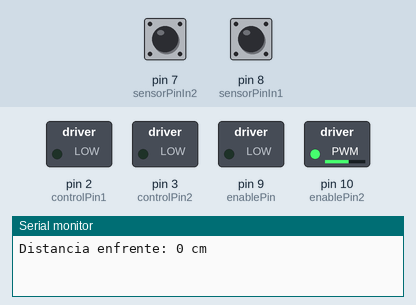
Recording of a sketch running on a simulated Arduino Uno, built with avr-gcc and run on an emulated ATmega328P. Shown: switched loads named in the sketch (green lamp = pin HIGH), the last lines printed to the serial monitor. The test bench sets the inputs (shaded band); at power-on: pin 7 (sensorPinIn2) LOW, pin 8 (sensorPinIn1) LOW. Pins used as bus, display or sensor lines are not drawn.

Above: at 1.2 s.
1.3 s: pin 7 (sensorPinIn2) pulsed HIGH 2 times (0.12 s each, 0.3 s apart)
At 2.4 s:
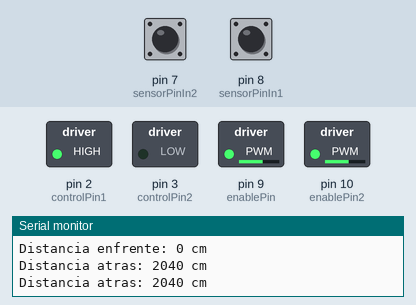
At 3.4 s:
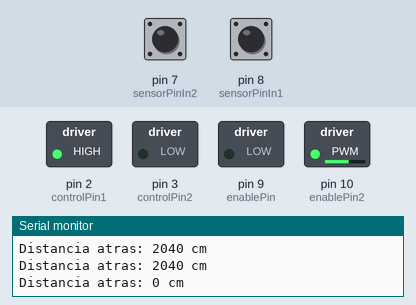
4.2 s: pin 8 (sensorPinIn1) pulsed HIGH 5 times (0.12 s each, 0.3 s apart)
At 6.2 s:
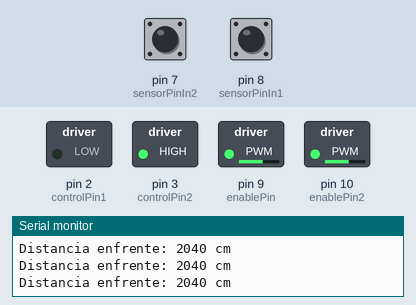
Timing chart, 0 to 8.0 s (numbered marks = the images above; inputs shaded):
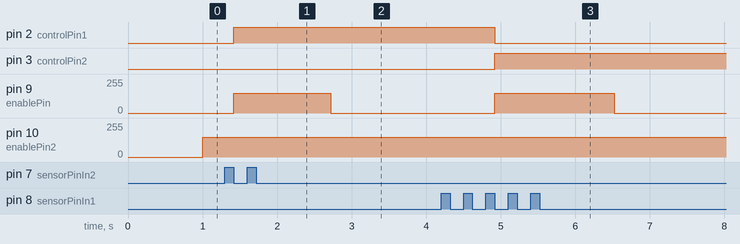

Measured:
- after the input at 1.3 s, pin 2 (controlPin1): LOW → HIGH after 0.12 s; pin 9 (enablePin): 0/255 → 150/255 after 0.12 s, → 0/255 1.3 s later
- after the input at 4.2 s, pin 2 (controlPin1): HIGH → LOW after 0.72 s; pin 3 (controlPin2): LOW → HIGH after 0.72 s; pin 9 (enablePin): 0/255 → 150/255 after 0.72 s, → 0/255 1.6 s later

The sketch:

CARRO.ino
```cpp
//variables de puente h
const int controlPin1 = 2;
const int controlPin2 = 3;
const int controlPin3 = 4;
const int controlPin4 = 5;
const int enablePin = 9;
const int enablePin2 = 10;
const int adelanteSwitch = 4;
const int atrasSwitch = 5;
const int sensorPinOut1 = 11;
const int sensorPinIn1 = 8;
const int sensorPinOut2 = 6;
const int sensorPinIn2 = 7;


//variables de motor
int motorEnabled = 0;
int motorSpeed = 150;
int motorDirection = 1;

//variables de sensor ultrasonico enfrente
long distancia;
long tiempo;

//variables sensor ultrasonico atras
long distancia2;
long tiempo2;

//variable de vuelta
char resp;

void setup(){
  pinMode(controlPin1, OUTPUT);
  pinMode(controlPin2, OUTPUT);
  pinMode(enablePin, OUTPUT);

  digitalWrite(enablePin, LOW);
  Serial.begin(9600);
  pinMode(sensorPinOut1,OUTPUT);  //salida de ultrasonico enfrente
  pinMode(sensorPinIn1,INPUT);    //entrada ultrasonico enfrente
  pinMode(sensorPinOut2,OUTPUT);  //salida de ultrasonico atras
  pinMode(sensorPinIn2,INPUT);    //entrada ultrasonico atras
}

void loop(){
 //estabilizar ultrasonico
 dist1();

 while(distancia <= 50){
  detener();
  derecha();
  dist2();                 //opcional
  while(distancia2 > 50){  //opcional
  reversa();
  dist2();                  //opcional
  }                        //opcional
//  delay(2000);
  detener();
  izquierda();
  dist1();
 }
     avanzar();
 }

 void dist1(){
    digitalWrite(sensorPinOut1,LOW);
    delayMicroseconds(5);
    digitalWrite(sensorPinOut1,HIGH);
    delayMicroseconds(10);
   tiempo=pulseIn(sensorPinIn1,HIGH); //pulso ultrasonico
   distancia=int(0.017 * tiempo);
    Serial.print("Distancia enfrente: ");
 Serial.print(distancia);
 Serial.print(" cm");
 Serial.println();
 }

 void dist2(){
   digitalWrite(sensorPinOut2,LOW);
       delayMicroseconds(5);
 digitalWrite(sensorPinOut2,HIGH);
     delayMicroseconds(10);
 tiempo2=pulseIn(sensorPinIn2,HIGH); //pulso ultrasonico
 distancia2=int(0.017 * tiempo2);

 Serial.print("Distancia atras: ");
 Serial.print(distancia2);
 Serial.print(" cm");
 Serial.println();

 }

 void avanzar(){
    //Adelante
   analogWrite(enablePin, motorSpeed);
   digitalWrite(controlPin1, LOW);
   digitalWrite(controlPin2, HIGH);
 }

 void detener(){
   analogWrite(enablePin, 0);
 }

 void reversa(){
   analogWrite(enablePin, motorSpeed);
   digitalWrite(controlPin1, HIGH);
   digitalWrite(controlPin2, LOW);
 }


 void izquierda(){
    analogWrite(enablePin2,motorSpeed);
    digitalWrite(controlPin3,HIGH);
    digitalWrite(controlPin4, LOW);
 }

 void derecha(){
  analogWrite(enablePin2,motorSpeed);
  digitalWrite(controlPin3,LOW);
  digitalWrite(controlPin4,HIGH);
 }
```
